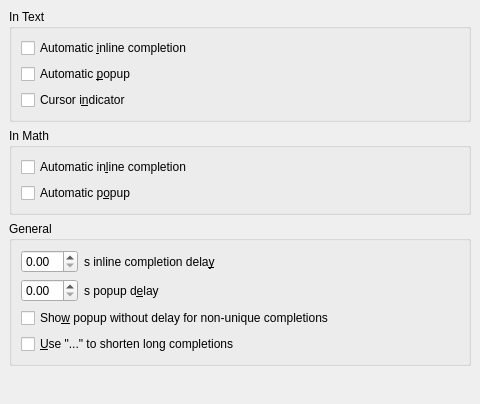
<ui version="4.0" >
 <class>PrefCompletionUi</class>
 <widget class="QWidget" name="PrefCompletionUi" >
  <property name="geometry" >
   <rect>
    <x>0</x>
    <y>0</y>
    <width>480</width>
    <height>404</height>
   </rect>
  </property>
  <property name="windowTitle" >
   <string/>
  </property>
  <layout class="QGridLayout" >
   <property name="margin" >
    <number>9</number>
   </property>
   <property name="spacing" >
    <number>6</number>
   </property>
   <item row="1" column="0" >
    <widget class="QGroupBox" name="groupBox_3" >
     <property name="title" >
      <string>In Math</string>
     </property>
     <property name="flat" >
      <bool>true</bool>
     </property>
     <layout class="QVBoxLayout" >
      <property name="margin" >
       <number>9</number>
      </property>
      <property name="spacing" >
       <number>6</number>
      </property>
      <item>
       <widget class="QCheckBox" name="inlineMathCB" >
        <property name="toolTip" >
         <string>Show the grey inline completion behind the cursor in math mode after the delay.</string>
        </property>
        <property name="text" >
         <string>Automatic in&amp;line completion</string>
        </property>
       </widget>
      </item>
      <item>
       <widget class="QCheckBox" name="popupMathCB" >
        <property name="toolTip" >
         <string>Show the popup in math mode after the delay.</string>
        </property>
        <property name="text" >
         <string>Automatic p&amp;opup</string>
        </property>
       </widget>
      </item>
     </layout>
    </widget>
   </item>
   <item row="0" column="0" >
    <widget class="QGroupBox" name="groupBox_2" >
     <property name="title" >
      <string>In Text</string>
     </property>
     <property name="flat" >
      <bool>true</bool>
     </property>
     <layout class="QVBoxLayout" >
      <property name="margin" >
       <number>9</number>
      </property>
      <property name="spacing" >
       <number>6</number>
      </property>
      <item>
       <widget class="QCheckBox" name="inlineTextCB" >
        <property name="toolTip" >
         <string>Show the grey inline completion behind the cursor in text mode after the delay.</string>
        </property>
        <property name="text" >
         <string>Automatic &amp;inline completion</string>
        </property>
       </widget>
      </item>
      <item>
       <widget class="QCheckBox" name="popupTextCB" >
        <property name="toolTip" >
         <string>Show the popup after the set delay in text mode.</string>
        </property>
        <property name="text" >
         <string>Automatic &amp;popup</string>
        </property>
       </widget>
      </item>
      <item>
       <widget class="QCheckBox" name="cursorTextCB" >
        <property name="toolTip" >
         <string>Show a small triangle on the cursor if a completion is available in text mode.</string>
        </property>
        <property name="text" >
         <string>Cursor i&amp;ndicator</string>
        </property>
       </widget>
      </item>
     </layout>
    </widget>
   </item>
   <item row="2" column="0" >
    <widget class="QGroupBox" name="groupBox_4" >
     <property name="title" >
      <string>General</string>
     </property>
     <property name="flat" >
      <bool>true</bool>
     </property>
     <layout class="QVBoxLayout" >
      <property name="margin" >
       <number>9</number>
      </property>
      <property name="spacing" >
       <number>6</number>
      </property>
      <item>
       <layout class="QHBoxLayout" >
        <property name="margin" >
         <number>0</number>
        </property>
        <property name="spacing" >
         <number>6</number>
        </property>
        <item>
         <widget class="QDoubleSpinBox" name="inlineDelaySB" >
          <property name="toolTip" >
           <string>After the cursor has not moved for this time, the inline completion is shown if it is available.</string>
          </property>
          <property name="maximum" >
           <double>10.000000000000000</double>
          </property>
          <property name="singleStep" >
           <double>0.100000000000000</double>
          </property>
         </widget>
        </item>
        <item>
         <widget class="QLabel" name="label_4" >
          <property name="text" >
           <string>s inline completion dela&amp;y</string>
          </property>
          <property name="buddy" >
           <cstring>inlineDelaySB</cstring>
          </property>
         </widget>
        </item>
        <item>
         <spacer>
          <property name="orientation" >
           <enum>Qt::Horizontal</enum>
          </property>
          <property name="sizeHint" >
           <size>
            <width>40</width>
            <height>20</height>
           </size>
          </property>
         </spacer>
        </item>
       </layout>
      </item>
      <item>
       <layout class="QHBoxLayout" >
        <property name="margin" >
         <number>0</number>
        </property>
        <property name="spacing" >
         <number>6</number>
        </property>
        <item>
         <widget class="QDoubleSpinBox" name="popupDelaySB" >
          <property name="toolTip" >
           <string>After the cursor has not moved for this time, the completion popup is shown if it is available.</string>
          </property>
          <property name="maximum" >
           <double>10.000000000000000</double>
          </property>
          <property name="singleStep" >
           <double>0.100000000000000</double>
          </property>
         </widget>
        </item>
        <item>
         <widget class="QLabel" name="label_3" >
          <property name="text" >
           <string>s popup d&amp;elay</string>
          </property>
          <property name="buddy" >
           <cstring>popupDelaySB</cstring>
          </property>
         </widget>
        </item>
        <item>
         <spacer>
          <property name="orientation" >
           <enum>Qt::Horizontal</enum>
          </property>
          <property name="sizeHint" >
           <size>
            <width>40</width>
            <height>20</height>
           </size>
          </property>
         </spacer>
        </item>
       </layout>
      </item>
      <item>
       <widget class="QCheckBox" name="popupAfterCompleteCB" >
        <property name="toolTip" >
         <string>When the TAB completion is not unique, there won't be a delay of the popup. It will be shown right away.</string>
        </property>
        <property name="text" >
         <string>Sho&amp;w popup without delay for non-unique completions</string>
        </property>
       </widget>
      </item>
      <item>
       <widget class="QCheckBox" name="inlineDotsCB" >
        <property name="toolTip" >
         <string>Long completions are cut-off and shown with "...".</string>
        </property>
        <property name="text" >
         <string>&amp;Use "..." to shorten long completions</string>
        </property>
       </widget>
      </item>
     </layout>
    </widget>
   </item>
   <item row="3" column="0" >
    <spacer>
     <property name="orientation" >
      <enum>Qt::Vertical</enum>
     </property>
     <property name="sizeType" >
      <enum>QSizePolicy::Expanding</enum>
     </property>
     <property name="sizeHint" >
      <size>
       <width>462</width>
       <height>16</height>
      </size>
     </property>
    </spacer>
   </item>
  </layout>
 </widget>
 <includes>
  <include location="local" >qt_i18n.h</include>
 </includes>
 <resources/>
 <connections/>
</ui>
